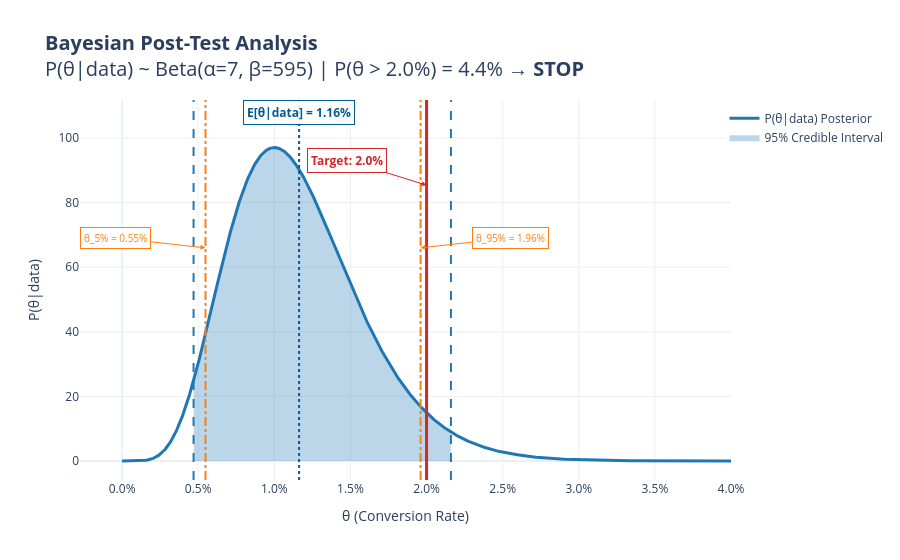

Here is the notebook cell this chart was saved with:
### Code cell
run_bayesian_post_test(visitors=visitors, conversions=conversions,
    target_rate=d["target_rate"], credible_threshold=credible_threshold)

print()
sequential_check_bayesian(visitors=visitors, conversions=conversions,
    target_rate=d["target_rate"], planned_n=planned_n,
    credible_threshold=credible_threshold)

### Figure 1 — Plotly figure (JSON) as saved in the notebook; plotly's stock layout.template omitted (floating-point values rounded to 4 significant figures; data arrays with more than 128 entries replaced by an {"elided": "..."} marker saying what was removed)
{"data": [{"line": {"color": "#1f77b4", "width": 3}, "mode": "lines", "name": "P(θ|data) Posterior", "type": "scatter", "x": {"elided": "2000 float values"}, "y": {"elided": "2000 float values"}}, {"fill": "tozeroy", "fillcolor": "rgba(31,119,180,0.3)", "line": {"width": 0}, "mode": "lines", "name": "95% Credible Interval", "type": "scatter", "x": {"elided": "845 float values"}, "y": {"elided": "845 float values"}}], "layout": {"annotations": [{"bgcolor": "rgba(255,255,255,0.85)", "bordercolor": "#005b96", "borderpad": 3, "borderwidth": 1, "font": {"color": "#005b96", "size": 12, "weight": "bold"}, "showarrow": false, "text": "E[θ|data] = 1.16%", "x": 0.01163, "y": 104.8, "yshift": 10}, {"arrowcolor": "#d62728", "arrowhead": 2, "ax": -80, "ay": -25, "bgcolor": "rgba(255,255,255,0.85)", "bordercolor": "#d62728", "borderpad": 3, "borderwidth": 1, "font": {"color": "#d62728", "size": 12, "weight": "bold"}, "showarrow": true, "text": "Target: 2.0%", "x": 0.02, "y": 85.38}, {"arrowcolor": "#ff7f0e", "arrowhead": 2, "ax": 90, "ay": -10, "bgcolor": "rgba(255,255,255,0.85)", "bordercolor": "#ff7f0e", "borderpad": 3, "borderwidth": 1, "font": {"color": "#ff7f0e", "size": 10}, "showarrow": true, "text": "θ_95% = 1.96%", "x": 0.01961, "y": 65.97}, {"arrowcolor": "#ff7f0e", "arrowhead": 2, "ax": -90, "ay": -10, "bgcolor": "rgba(255,255,255,0.85)", "bordercolor": "#ff7f0e", "borderpad": 3, "borderwidth": 1, "font": {"color": "#ff7f0e", "size": 10}, "showarrow": true, "text": "θ_5% = 0.55%", "x": 0.005479, "y": 65.97}], "legend": {"bgcolor": "rgba(255,255,255,0.8)", "x": 0.99, "y": 0.99}, "plot_bgcolor": "rgba(0,0,0,0)", "shapes": [{"line": {"color": "#d62728", "dash": "solid", "width": 3}, "type": "line", "x0": 0.02, "x1": 0.02, "xref": "x", "y0": 0, "y1": 1, "yref": "y domain"}, {"line": {"color": "#1f77b4", "dash": "dash", "width": 2}, "type": "line", "x0": 0.004695, "x1": 0.004695, "xref": "x", "y0": 0, "y1": 1, "yref": "y domain"}, {"line": {"color": "#1f77b4", "dash": "dash", "width": 2}, "type": "line", "x0": 0.0216, "x1": 0.0216, "xref": "x", "y0": 0, "y1": 1, "yref": "y domain"}, {"line": {"color": "#005b96", "dash": "dot", "width": 2}, "type": "line", "x0": 0.01163, "x1": 0.01163, "xref": "x", "y0": 0, "y1": 1, "yref": "y domain"}, {"line": {"color": "#ff7f0e", "dash": "dashdot", "width": 2}, "type": "line", "x0": 0.01961, "x1": 0.01961, "xref": "x", "y0": 0, "y1": 1, "yref": "y domain"}, {"line": {"color": "#ff7f0e", "dash": "dashdot", "width": 2}, "type": "line", "x0": 0.005479, "x1": 0.005479, "xref": "x", "y0": 0, "y1": 1, "yref": "y domain"}], "title": {"font": {"size": 20}, "text": "<b>Bayesian Post-Test Analysis</b><br>P(θ|data) ~ Beta(α=7, β=595) | P(θ > 2.0%) = 4.4% → <b>STOP</b>"}, "xaxis": {"gridcolor": "#eee", "showgrid": true, "tickformat": ".1%", "title": {"text": "θ (Conversion Rate)"}}, "yaxis": {"gridcolor": "#eee", "showgrid": true, "title": {"text": "P(θ|data)"}}}}
